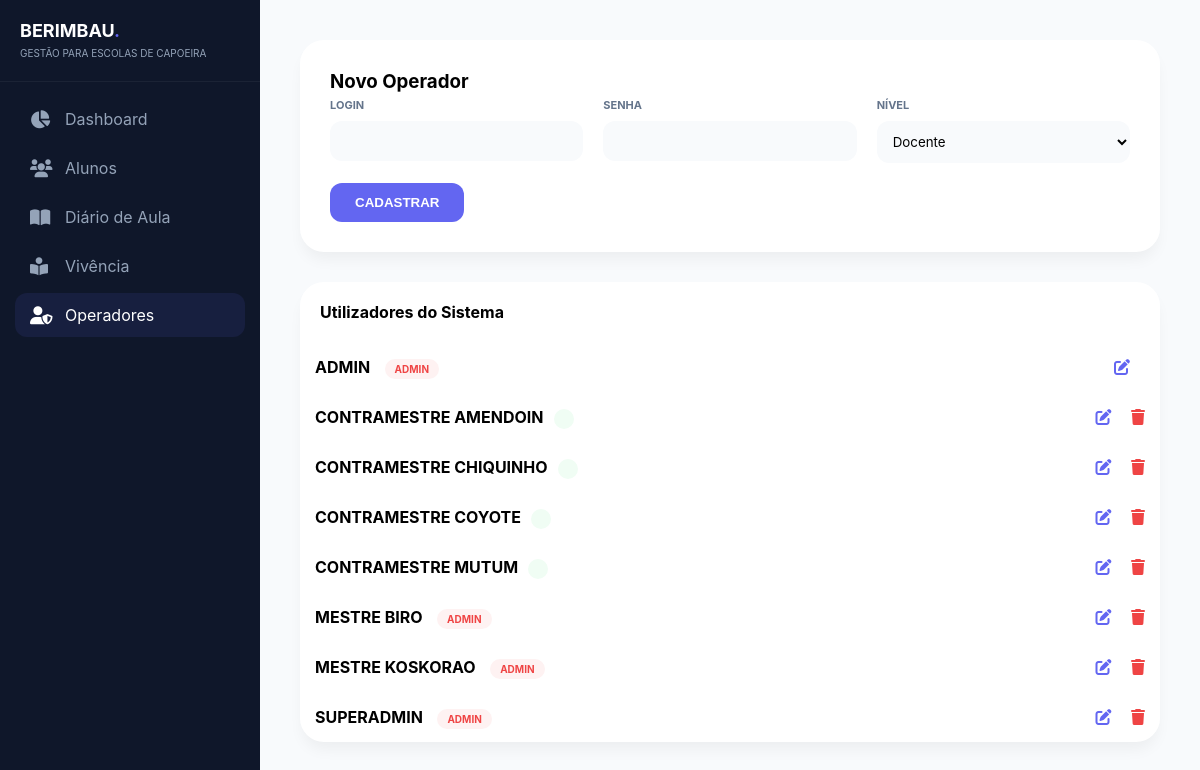
/usuarios.php (signed in), run on the app's committed database.
### tables this page shows
CREATE TABLE `usuarios` (
  `id` int(11) NOT NULL,
  `usuario` varchar(50) NOT NULL,
  `senha` varchar(255) NOT NULL,
  `nivel` enum('admin','visitante') DEFAULT 'visitante'
);

### includes/funcoes_alunos.php (called while the page is built, shortened)
<?php
require_once __DIR__ . '/../config/db.php';
function listarUsuarios() {
    global $pdo;
    return $pdo->query("SELECT id, usuario, nivel FROM usuarios ORDER BY usuario ASC")->fetchAll(PDO::FETCH_ASSOC);
}

### usuarios.php (the view, shortened to what this page needs)
<?php
require_once __DIR__ . '/includes/funcoes_alunos.php';
$user_edicao = null;
$lista_usuarios = listarUsuarios();
?>
<!DOCTYPE html>
<html lang="pt-br">
<head>
    <link rel="stylesheet" href="https://cdnjs.cloudflare.com/ajax/libs/font-awesome/6.0.0/css/all.min.css">
    <link rel="stylesheet" href="assets/css/estilo_padrao.css">
</head>
<body>
<aside class="sidebar">
    <div class="sidebar-header">
        <div class="logo-text">
            <b>BERIMBAU<span style="color:var(--primary)">.</span></b>
            <small>GESTÃO PARA ESCOLAS DE CAPOEIRA</small>
        </div>
    </div>
    <nav class="menu-list">
        <a href="index.php?page=dashboard" class="menu-item"><i class="fas fa-chart-pie"></i> <span>Dashboard</span></a>
        <a href="index.php?page=lista" class="menu-item"><i class="fas fa-users"></i> <span>Alunos</span></a>
        <a href="views/diario_view.php" class="menu-item"><i class="fas fa-book-open"></i> <span>Diário de Aula</span></a>
        <a href="index.php?page=vivencia" class="menu-item"><i class="fas fa-book-reader"></i> <span>Vivência</span></a>
        <a href="usuarios.php" class="menu-item active"><i class="fas fa-user-shield"></i> <span>Operadores</span></a>
    </nav>
</aside>
<main class="main">
    <div class="card-glass">
        <h3><?= $user_edicao ? 'Editar Utilizador' : 'Novo Operador' ?></h3>
        <form method="POST">
            <div class="form-grid">
                <div>
                    <label>Login</label>
                    <input type="text" name="novo_usuario" required value="<?= $user_edicao['usuario'] ?? '' ?>">
                </div>
                <div>
                    <label><?= $user_edicao ? 'Nova Senha (vazio p/ manter)' : 'Senha' ?></label>
                    <input type="password" name="nova_senha" <?= $user_edicao ? '' : 'required' ?>>
                </div>
                <div>
                    <label>Nível</label>
                    <select name="novo_nivel">
                        <option value="docente" <?= (isset($user_edicao['nivel']) && $user_edicao['nivel'] == 'docente') ? 'selected' : '' ?>>Docente</option>
                    </select>
                </div>
            </div>
            <div style="margin-top: 20px; display:flex; gap:10px;">
                <button type="submit" name="btnSalvarUsuario" class="btn-primary">
                    <?= $user_edicao ? 'ATUALIZAR DADOS' : 'CADASTRAR' ?>
                </button>
            </div>
        </form>
    </div>
    <div class="card-glass" style="padding:0;">
        <div style="padding:20px; border-bottom: 1px solid var(--border);"><strong>Utilizadores do Sistema</strong></div>
        <?php foreach($lista_usuarios as $u): ?>
            <div class="user-row">
                <div style="flex:1">
                    <strong><?= strtoupper($u['usuario']) ?></strong>
                    <span class="badge <?= $u['nivel'] === 'admin' ? 'badge-admin' : 'badge-docente' ?>"><?= $u['nivel'] ?></span>
                </div>
                <div class="actions">
                    <a href="?edit_user=<?= $u['id'] ?>" style="color: var(--primary); margin-right: 15px;"><i class="fas fa-edit"></i></a>
                    <?php if($u['id'] != $_SESSION['usuario_id']): ?>
                        <a href="?delete_user=<?= $u['id'] ?>" style="color: var(--danger);" onclick="return confirm('Excluir?')"><i class="fas fa-trash"></i></a>
                    <?php endif; ?>
                </div>
            </div>
        <?php endforeach; ?>
    </div>
</main>
</body>
</html>

### assets/css/estilo_padrao.css (style rules this page uses)
:root { --primary: #6366f1; --primary-hover: #4f46e5; --sidebar-w: 260px; --sidebar-collapsed-w: 80px; --sidebar-bg: #0f172a; --bg-light: #f8fafc; --border-color: #e2e8f0; --text-main: #1e293b; --text-muted: #64748b; --danger: #ef4444; }
* { box-sizing: border-box; margin: 0; padding: 0; }
body { font-family: 'Inter', sans-serif; background: var(--bg-light); display: flex; height: 100vh; width: 100vw; overflow: hidden; }
.sidebar { width: var(--sidebar-w); background: var(--sidebar-bg); color: white; display: flex; flex-direction: column; height: 100vh; transition: width 0.3s ease; flex-shrink: 0; }
.sidebar-header { padding: 20px; display: flex; align-items: center; justify-content: space-between; border-bottom: 1px solid rgba(255,255,255,0.05); }
.menu-list { list-style: none; padding: 15px; flex-grow: 1; }
.menu-item { text-decoration: none; color: #94a3b8; display: flex; align-items: center; padding: 12px 15px; border-radius: 12px; margin-bottom: 5px; transition: 0.2s; }
.menu-item:hover, .menu-item.active { background: rgba(99, 102, 241, 0.1); color: white; }
.menu-item i { width: 25px; font-size: 18px; margin-right: 10px; }
.logo-text b { font-size: 18px; color: white; display: block; }
.logo-text small { font-size: 10px; color: #94a3b8; text-transform: uppercase; }

### usuarios.php (style rules this page uses)
.main { flex: 1; overflow-y: auto; padding: 40px; }
.card-glass { background: white; border-radius: 24px; padding: 30px; border: 1px solid var(--border); box-shadow: 0 10px 15px -3px rgba(0,0,0,0.05); margin-bottom: 30px; }
.form-grid { display: grid; grid-template-columns: repeat(auto-fit, minmax(200px, 1fr)); gap: 20px; }
label { font-size: 11px; font-weight: 700; color: #64748b; text-transform: uppercase; }
input, select { width: 100%; padding: 12px; border: 1px solid var(--border); border-radius: 12px; background: #f8fafc; margin-top: 8px; font-family: inherit; }
.btn-primary { background: var(--primary); color: white; border: none; padding: 12px 25px; border-radius: 12px; cursor: pointer; font-weight: 600; transition: all 0.2s; }
.user-row { display: flex; align-items: center; padding: 15px; border-bottom: 1px solid var(--border); }
.badge { font-size: 10px; padding: 4px 10px; border-radius: 20px; font-weight: 700; text-transform: uppercase; margin-left: 10px; }
.badge-admin { background: #fef2f2; color: var(--danger); }
.badge-docente { background: #f0fdf4; color: var(--success); }

### data on the page
usuarios: usuario "ADMIN", nivel "ADMIN"
usuarios: usuario "CONTRAMESTRE AMENDOIN"
usuarios: usuario "CONTRAMESTRE CHIQUINHO"
usuarios: usuario "CONTRAMESTRE COYOTE"
usuarios: usuario "CONTRAMESTRE MUTUM"
usuarios: usuario "MESTRE BIRO", nivel "ADMIN"
usuarios: usuario "MESTRE KOSKORAO", nivel "ADMIN"
usuarios: usuario "SUPERADMIN", nivel "ADMIN"
